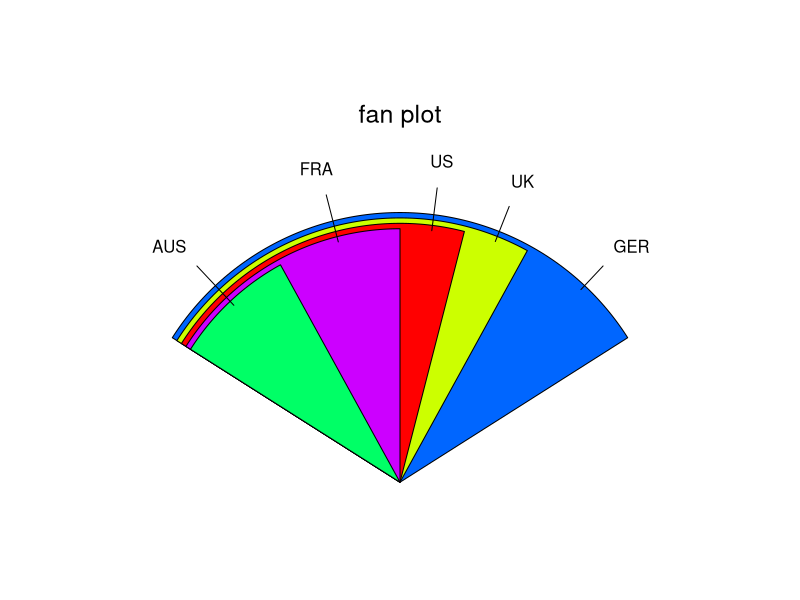

This figure's R source:
library(plotrix)
slices<-c(10,12,4,16,8)
lbls<-c("US","UK","AUS","GER","FRA")
fan.plot(slices,labels = lbls,main="fan plot")